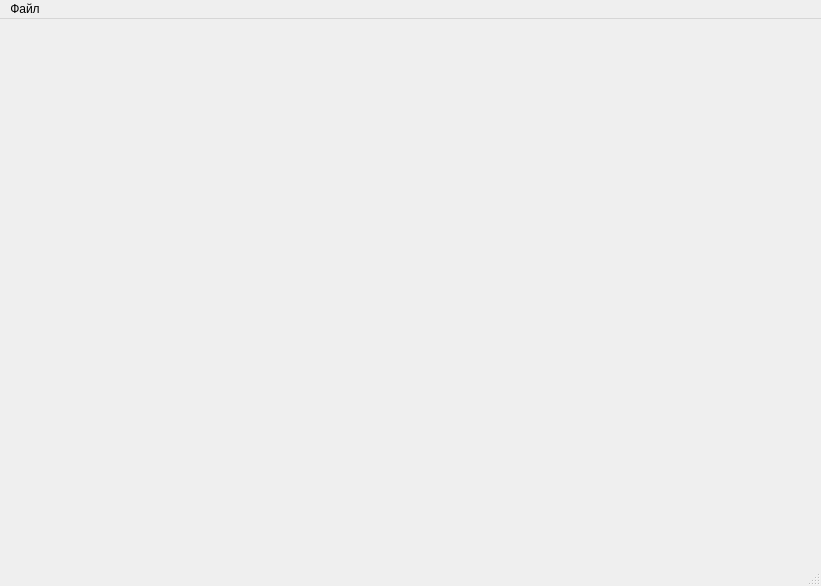
<?xml version="1.0" encoding="UTF-8"?>
<ui version="4.0">
 <class>MainWindow</class>
 <widget class="QMainWindow" name="MainWindow">
  <property name="geometry">
   <rect>
    <x>0</x>
    <y>0</y>
    <width>821</width>
    <height>586</height>
   </rect>
  </property>
  <property name="windowTitle">
   <string>MainWindow</string>
  </property>
  <widget class="QWidget" name="centralwidget"/>
  <widget class="QMenuBar" name="menubar">
   <property name="geometry">
    <rect>
     <x>0</x>
     <y>0</y>
     <width>821</width>
     <height>21</height>
    </rect>
   </property>
   <widget class="QMenu" name="menuOpen">
    <property name="title">
     <string>Файл</string>
    </property>
    <addaction name="actionOpen"/>
    <addaction name="actionSave"/>
   </widget>
   <addaction name="menuOpen"/>
  </widget>
  <widget class="QStatusBar" name="statusbar"/>
  <action name="actionOpen">
   <property name="text">
    <string>Открыть</string>
   </property>
  </action>
  <action name="actionSave">
   <property name="text">
    <string>Сохранить</string>
   </property>
  </action>
 </widget>
 <resources/>
 <connections/>
</ui>
